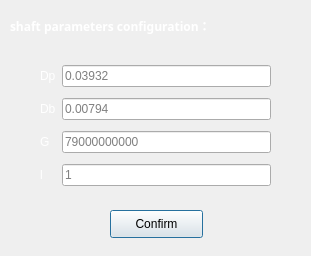
<?xml version="1.0" encoding="UTF-8"?>
<ui version="4.0">
 <class>Dialog</class>
 <widget class="QDialog" name="Dialog">
  <property name="geometry">
   <rect>
    <x>0</x>
    <y>0</y>
    <width>311</width>
    <height>256</height>
   </rect>
  </property>
  <property name="sizePolicy">
   <sizepolicy hsizetype="Preferred" vsizetype="Preferred">
    <horstretch>0</horstretch>
    <verstretch>0</verstretch>
   </sizepolicy>
  </property>
  <property name="minimumSize">
   <size>
    <width>311</width>
    <height>256</height>
   </size>
  </property>
  <property name="maximumSize">
   <size>
    <width>311</width>
    <height>256</height>
   </size>
  </property>
  <property name="windowTitle">
   <string>Shaft</string>
  </property>
  <widget class="QLabel" name="label">
   <property name="geometry">
    <rect>
     <x>10</x>
     <y>10</y>
     <width>291</width>
     <height>31</height>
    </rect>
   </property>
   <property name="palette">
    <palette>
     <active>
      <colorrole role="WindowText">
       <brush brushstyle="SolidPattern">
        <color alpha="255">
         <red>255</red>
         <green>255</green>
         <blue>255</blue>
        </color>
       </brush>
      </colorrole>
     </active>
     <inactive>
      <colorrole role="WindowText">
       <brush brushstyle="SolidPattern">
        <color alpha="255">
         <red>255</red>
         <green>255</green>
         <blue>255</blue>
        </color>
       </brush>
      </colorrole>
     </inactive>
     <disabled>
      <colorrole role="WindowText">
       <brush brushstyle="SolidPattern">
        <color alpha="255">
         <red>120</red>
         <green>120</green>
         <blue>120</blue>
        </color>
       </brush>
      </colorrole>
     </disabled>
    </palette>
   </property>
   <property name="font">
    <font>
     <family>Arial Black</family>
     <weight>75</weight>
     <bold>true</bold>
    </font>
   </property>
   <property name="text">
    <string>shaft parameters configuration：</string>
   </property>
  </widget>
  <widget class="QPushButton" name="pushButton_confirm">
   <property name="geometry">
    <rect>
     <x>110</x>
     <y>210</y>
     <width>93</width>
     <height>28</height>
    </rect>
   </property>
   <property name="text">
    <string>Confirm</string>
   </property>
  </widget>
  <widget class="QWidget" name="">
   <property name="geometry">
    <rect>
     <x>40</x>
     <y>60</y>
     <width>231</width>
     <height>131</height>
    </rect>
   </property>
   <layout class="QGridLayout" name="gridLayout">
    <item row="0" column="0">
     <widget class="QLabel" name="label_2">
      <property name="palette">
       <palette>
        <active>
         <colorrole role="WindowText">
          <brush brushstyle="SolidPattern">
           <color alpha="255">
            <red>255</red>
            <green>255</green>
            <blue>255</blue>
           </color>
          </brush>
         </colorrole>
        </active>
        <inactive>
         <colorrole role="WindowText">
          <brush brushstyle="SolidPattern">
           <color alpha="255">
            <red>255</red>
            <green>255</green>
            <blue>255</blue>
           </color>
          </brush>
         </colorrole>
        </inactive>
        <disabled>
         <colorrole role="WindowText">
          <brush brushstyle="SolidPattern">
           <color alpha="255">
            <red>120</red>
            <green>120</green>
            <blue>120</blue>
           </color>
          </brush>
         </colorrole>
        </disabled>
       </palette>
      </property>
      <property name="toolTip">
       <string>&lt;html&gt;&lt;head/&gt;&lt;body&gt;&lt;p&gt;Pitch Diameter&lt;/p&gt;&lt;p&gt;Unit: m&lt;/p&gt;&lt;/body&gt;&lt;/html&gt;</string>
      </property>
      <property name="text">
       <string>Dp</string>
      </property>
     </widget>
    </item>
    <item row="0" column="1">
     <widget class="QLineEdit" name="lineEdit_shaft_Dp">
      <property name="sizePolicy">
       <sizepolicy hsizetype="Preferred" vsizetype="Fixed">
        <horstretch>0</horstretch>
        <verstretch>0</verstretch>
       </sizepolicy>
      </property>
      <property name="placeholderText">
       <string>0.03932</string>
      </property>
     </widget>
    </item>
    <item row="1" column="0">
     <widget class="QLabel" name="label_3">
      <property name="palette">
       <palette>
        <active>
         <colorrole role="WindowText">
          <brush brushstyle="SolidPattern">
           <color alpha="255">
            <red>255</red>
            <green>255</green>
            <blue>255</blue>
           </color>
          </brush>
         </colorrole>
        </active>
        <inactive>
         <colorrole role="WindowText">
          <brush brushstyle="SolidPattern">
           <color alpha="255">
            <red>255</red>
            <green>255</green>
            <blue>255</blue>
           </color>
          </brush>
         </colorrole>
        </inactive>
        <disabled>
         <colorrole role="WindowText">
          <brush brushstyle="SolidPattern">
           <color alpha="255">
            <red>120</red>
            <green>120</green>
            <blue>120</blue>
           </color>
          </brush>
         </colorrole>
        </disabled>
       </palette>
      </property>
      <property name="toolTip">
       <string>&lt;html&gt;&lt;head/&gt;&lt;body&gt;&lt;p&gt;Ball Diameter&lt;/p&gt;&lt;p&gt;Unit: m&lt;/p&gt;&lt;/body&gt;&lt;/html&gt;</string>
      </property>
      <property name="text">
       <string>Db</string>
      </property>
     </widget>
    </item>
    <item row="1" column="1">
     <widget class="QLineEdit" name="lineEdit_shaft_Db">
      <property name="placeholderText">
       <string>0.00794</string>
      </property>
     </widget>
    </item>
    <item row="2" column="0">
     <widget class="QLabel" name="label_4">
      <property name="palette">
       <palette>
        <active>
         <colorrole role="WindowText">
          <brush brushstyle="SolidPattern">
           <color alpha="255">
            <red>255</red>
            <green>255</green>
            <blue>255</blue>
           </color>
          </brush>
         </colorrole>
        </active>
        <inactive>
         <colorrole role="WindowText">
          <brush brushstyle="SolidPattern">
           <color alpha="255">
            <red>255</red>
            <green>255</green>
            <blue>255</blue>
           </color>
          </brush>
         </colorrole>
        </inactive>
        <disabled>
         <colorrole role="WindowText">
          <brush brushstyle="SolidPattern">
           <color alpha="255">
            <red>120</red>
            <green>120</green>
            <blue>120</blue>
           </color>
          </brush>
         </colorrole>
        </disabled>
       </palette>
      </property>
      <property name="toolTip">
       <string>&lt;html&gt;&lt;head/&gt;&lt;body&gt;&lt;p&gt;the Shear Modulus&lt;/p&gt;&lt;p&gt;Unit: Pa=N/m^2&lt;/p&gt;&lt;/body&gt;&lt;/html&gt;</string>
      </property>
      <property name="text">
       <string>G</string>
      </property>
     </widget>
    </item>
    <item row="2" column="1">
     <widget class="QLineEdit" name="lineEdit_shaft_G">
      <property name="text">
       <string/>
      </property>
      <property name="placeholderText">
       <string>79000000000</string>
      </property>
     </widget>
    </item>
    <item row="3" column="0">
     <widget class="QLabel" name="label_5">
      <property name="palette">
       <palette>
        <active>
         <colorrole role="WindowText">
          <brush brushstyle="SolidPattern">
           <color alpha="255">
            <red>255</red>
            <green>255</green>
            <blue>255</blue>
           </color>
          </brush>
         </colorrole>
        </active>
        <inactive>
         <colorrole role="WindowText">
          <brush brushstyle="SolidPattern">
           <color alpha="255">
            <red>255</red>
            <green>255</green>
            <blue>255</blue>
           </color>
          </brush>
         </colorrole>
        </inactive>
        <disabled>
         <colorrole role="WindowText">
          <brush brushstyle="SolidPattern">
           <color alpha="255">
            <red>120</red>
            <green>120</green>
            <blue>120</blue>
           </color>
          </brush>
         </colorrole>
        </disabled>
       </palette>
      </property>
      <property name="toolTip">
       <string>&lt;html&gt;&lt;head/&gt;&lt;body&gt;&lt;p&gt;Shaft Length&lt;/p&gt;&lt;p&gt;Unit: m&lt;/p&gt;&lt;/body&gt;&lt;/html&gt;</string>
      </property>
      <property name="text">
       <string>l</string>
      </property>
     </widget>
    </item>
    <item row="3" column="1">
     <widget class="QLineEdit" name="lineEdit_shaft_l">
      <property name="placeholderText">
       <string>1</string>
      </property>
     </widget>
    </item>
   </layout>
  </widget>
 </widget>
 <resources/>
 <connections/>
</ui>
